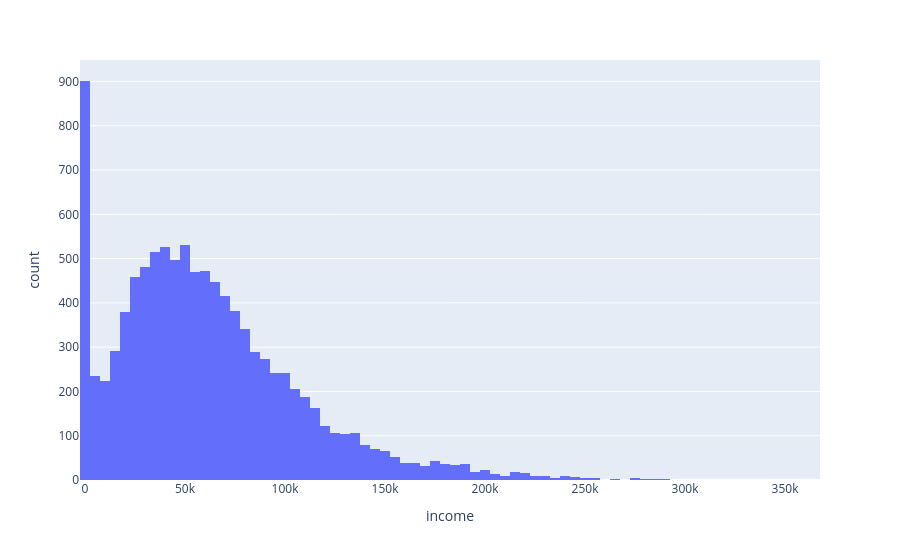

The notebook cell saved with this chart:
### Code cell
px.histogram(data_frame= df, x= 'income')

### Figure 1 — Plotly figure (JSON) as saved in the notebook; plotly's stock layout.template omitted (floating-point values rounded to 4 significant figures; data arrays with more than 128 entries replaced by an {"elided": "..."} marker saying what was removed)
{"data": [{"alignmentgroup": "True", "bingroup": "x", "hovertemplate": "income=%{x}<br>count=%{y}<extra></extra>", "legendgroup": "", "marker": {"color": "#636efa", "pattern": {"shape": ""}}, "name": "", "offsetgroup": "", "orientation": "v", "showlegend": false, "type": "histogram", "x": {"elided": "10294 float values"}, "xaxis": "x", "yaxis": "y"}], "layout": {"barmode": "relative", "legend": {"tracegroupgap": 0}, "margin": {"t": 60}, "xaxis": {"anchor": "y", "domain": [0, 1], "title": {"text": "income"}}, "yaxis": {"anchor": "x", "domain": [0, 1], "title": {"text": "count"}}}}
